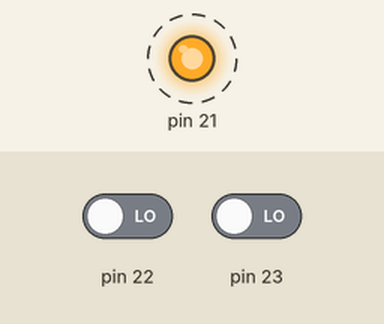
A sketch run on a simulated Arduino Mega 2560, built with avr-gcc and run on an emulated ATmega2560. Parts: output pins drawn as LEDs (lit = HIGH). Dashed ring = blinking. Inputs (shaded band) come from the test bench; at power-on: pin 22 LOW, pin 23 LOW. What the sketch prints to the serial monitor is not drawn.

Above: at 1.0 s.
Timing chart, 0 to 5.1 s (numbered marks = the images above):
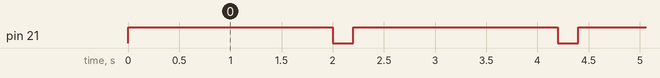

Measured:
- by itself, pin 21: alternates HIGH for 2.0 s and LOW for 0.20 s

The sketch:

_2sonic.ino
```cpp
long pulse, inches, cm, pulse2, inches2, cm2;


void setup()

{

  Serial.begin(9600);
  pinMode(23, INPUT);
  pinMode(22, INPUT);
  pinMode(21, OUTPUT);

}


void loop()
{
  digitalWrite(21, HIGH);
  pulse = pulseIn(23, HIGH);
  inches = pulse / 147;
  cm = inches * 2.54;
  pulse2 = pulseIn(22, HIGH);
  inches2 = pulse2 / 147;
  cm2 = inches2 * 2.54;
  digitalWrite(21, LOW);

  Serial.print(cm);
  Serial.print(",");
  Serial.println(cm2);

  delay(200);
}
```
